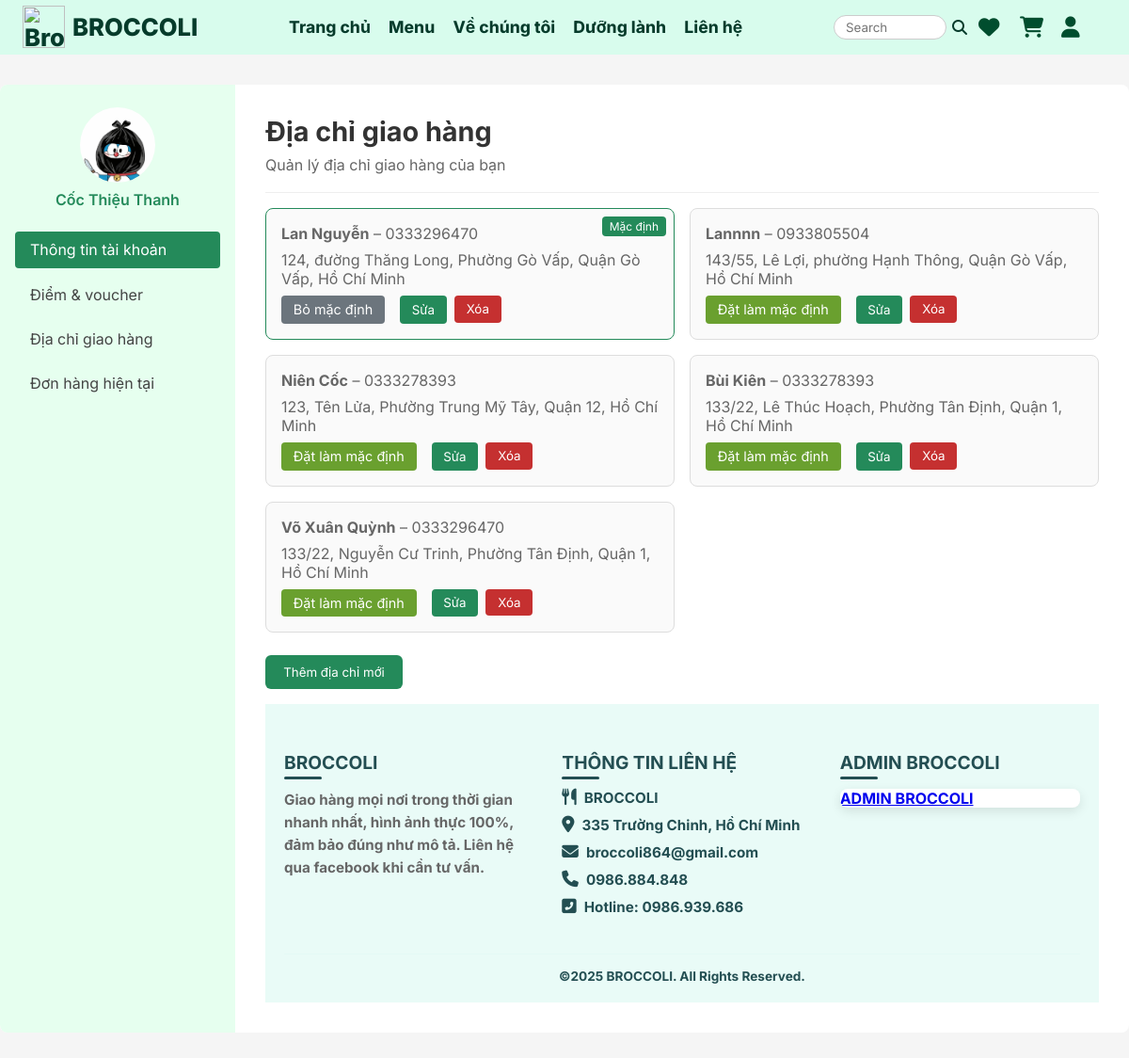
/views/layout.php?page=address (signed in), run on the app's committed database.
### tables this page shows
CREATE TABLE IF NOT EXISTS `user_addresses` (
  `id` int UNSIGNED NOT NULL AUTO_INCREMENT,
  `user_id` int UNSIGNED NOT NULL,
  `fullname` varchar(100) NOT NULL,
  `phone` varchar(20) NOT NULL,
  `address` text NOT NULL,
  `is_default` tinyint(1) NOT NULL DEFAULT '0' COMMENT '1 = địa chỉ mặc định',
  `created_at` datetime NOT NULL DEFAULT CURRENT_TIMESTAMP,
  `updated_at` datetime NOT NULL DEFAULT CURRENT_TIMESTAMP ON UPDATE CURRENT_TIMESTAMP,
  PRIMARY KEY (`id`),
  KEY `fk_user_addresses_user` (`user_id`)
);

### config/helpers.php (called while the page is built, shortened)
<?php
function getSiteUrl() {
    $protocol = isset($_SERVER['HTTPS']) && $_SERVER['HTTPS'] === 'on' ? 'https://' : 'http://';
    return $protocol . $_SERVER['HTTP_HOST'] . '/healthy';
}
function getAssetUrl($path) {
    return getSiteUrl() . '/' . trim($path, '/');
}
function getAvatarUrl($avatarName = null) {
    $avatarName = str_replace('uploads/avatars/', '', $avatarName);
    return getAssetUrl('uploads/avatars/' . $avatarName);
}

### views/address.php (the view, shortened to what this page needs)
<?php
require_once __DIR__ . '/../config/helpers.php';
$pdo = getDb();
$userId = $_SESSION['user_id'];
$stmt = $pdo->prepare('SELECT * FROM users WHERE id = ?');
$stmt->execute([$userId]);
$userInfo = $stmt->fetch(PDO::FETCH_ASSOC);
$stmt = $pdo->prepare(
    "SELECT p.avatar, p.fullname
     FROM profiles p
     WHERE p.user_id = :uid"
);
$stmt->execute([':uid' => $userId]);
$profile = $stmt->fetch(PDO::FETCH_ASSOC) ?: ['avatar' => null, 'fullname' => null];
$user = array_merge($userInfo ?: [], $profile);
$displayName = !empty($user['fullname']) ? $user['fullname'] : (!empty($user['username']) ? $user['username'] : 'User');
$avatarUrl = getAvatarUrl($user['avatar']);
$stmt = $pdo->prepare("
  SELECT id, fullname, phone, address, is_default
    FROM user_addresses
   WHERE user_id=:uid
   ORDER BY is_default DESC, id ASC
");
$stmt->execute([':uid'=>$userId]);
$addresses = $stmt->fetchAll(PDO::FETCH_ASSOC);
?>
<link rel="stylesheet" href="../css/address.css">
<div class="container">
  <nav class="menu">
    <div class="menu-profile">
      <img
        src="<?= htmlspecialchars($avatarUrl) ?>"
        class="avatar-preview"
        alt="Avatar">
      <p><?= htmlspecialchars($displayName) ?></p>
    </div>
    <a href="layout.php?page=info" class="active">Thông tin tài khoản</a>
    <a href="layout.php?page=points">Điểm & voucher</a>
    <a href="layout.php?page=address">Địa chỉ giao hàng</a>
    <a href="layout.php?page=orders">Đơn hàng hiện tại</a>
  </nav>
  <section class="main">
    <h2>Địa chỉ giao hàng</h2>
    <p>Quản lý địa chỉ giao hàng của bạn</p>
    <hr/>
<div class="address-list">
  <?php foreach($addresses as $addr):
    $parts    = array_map('trim', explode(',', $addr['address']));
    $houseNo  = $parts[0] ?? '';
    $street   = $parts[1] ?? '';
    $ward     = $parts[2] ?? '';
    $district = $parts[3] ?? '';
  ?>
    <div class="address-item <?= $addr['is_default'] ? 'default' : '' ?>">
      <p><strong><?=htmlspecialchars($addr['fullname'])?></strong> – <?=htmlspecialchars($addr['phone'])?></p>
      <p><?=nl2br(htmlspecialchars($addr['address']))?></p>
      <div class="actions">
        <?php if (!$addr['is_default']): ?>
          <form method="post" class="d-inline">
            <button type="submit" class="btn-default">Đặt làm mặc định</button>
          </form>
        <?php else: ?>
          <form method="post" class="d-inline">
            <button type="submit" class="btn-unset">Bỏ mặc định</button>
          </form>
        <?php endif; ?>
        <button
          class="btn-edit"
          data-id="<?= $addr['id'] ?>"
          data-fullname="<?= htmlspecialchars($addr['fullname'], ENT_QUOTES) ?>"
          data-phone="<?= htmlspecialchars($addr['phone'], ENT_QUOTES) ?>"
          data-district="<?= htmlspecialchars($district, ENT_QUOTES) ?>"
          data-ward="<?= htmlspecialchars($ward, ENT_QUOTES) ?>"
          data-street="<?= htmlspecialchars($street, ENT_QUOTES) ?>"
          data-house-no="<?= htmlspecialchars($houseNo, ENT_QUOTES) ?>"
        >Sửa</button>
        <form method="post" class="d-inline">
          <button type="submit" class="btn-delete" onclick="return confirm('Xác nhận xóa?')">Xóa</button>
        </form>
      </div>
    </div>
  <?php endforeach; ?>
</div>
<button id="btnAdd" class="btn-add">Thêm địa chỉ mới</button>

### views/layout.php (shortened to what this page needs)
<?php
$page = $_GET['page'] ?? 'home';
$siteSettings = [];
?>
<?php if ($page !== 'admin'): ?>
  <link rel="stylesheet" href="https://cdnjs.cloudflare.com/ajax/libs/font-awesome/6.4.0/css/all.min.css" />
  <link rel="stylesheet" href="../css/site.css" />
  <link rel="stylesheet" href="../css/menu_options.css" />
<header class="navbar">
  <div class="logo">
    <img src="<?php echo htmlspecialchars($siteSettings['site_logo'] ?? '../img/logo.png'); ?>"
         alt="<?php echo htmlspecialchars($siteSettings['site_name'] ?? 'Broccoli'); ?> Logo"
         class="logo-img" />
    <span><?php echo htmlspecialchars($siteSettings['site_name'] ?? 'BROCCOLI'); ?></span>
  </div>
  <nav class="main-nav">
    <ul>
      <li><a href="layout.php?page=home">Trang chủ</a></li>
      <li><a href="layout.php?page=monmoi">Menu</a></li>
      <li><a href="layout.php?page=vct">Về chúng tôi</a></li>
      <li><a href="layout.php?page=dl">Dưỡng lành</a></li>
      <li><a href="layout.php?page=lh">Liên hệ</a></li>
    </ul>
  </nav>
  <div class="top-search-icons">
    <form action="#" method="GET" class="search-form">
      <input type="text" name="q" placeholder="Search" />
      <button type="submit"><i class="fa fa-search"></i></button>
    </form>
    <a href="#" class="icon-link" title="Favorites"><i class="fa fa-heart"></i></a>
    <a href="layout.php?page=cart" class="icon-link" title="Cart"><i class="fa fa-shopping-cart"></i></a>
    <div class="user-menu">
      <i class="fa fa-user user-icon"></i>
    </div>
  </div>
</header>
<?php endif; ?>
<?php if ($page !== 'admin'): ?>
<main>
<?php endif; ?>
  <?php
  $allowPages = [
    'login','signin','monmoi','khaivi','trongoi','dauhu','nam',
    'raucuqua','monchinh','canh','lau','trabanh',
    'item','vct','lh','home','hd1','cart','dl','BBCX','info','logout','forgot_password','points','address','checkout','footer',
    'order_confirm','order_success','orders','admin'
  ];
  if (in_array($page, $allowPages) && file_exists($page . '.php')) {
    if ($page === 'admin') {
      include $page . '.php';
      exit;
    } else {
      include $page . '.php';
    }
  }
  ?>
<?php if ($page !== 'admin'): ?>
   <?php include __DIR__ . '/footer.php'; ?>
</main>
<?php endif; ?>

### views/footer.php
<link rel="stylesheet" href="../css/footer.css" />
<footer class="footer">
  <div class="footer-container">
    <div class="footer-col col-left">
      <h4><b>BROCCOLI</b></h4>
      <p>
        Giao hàng mọi nơi trong thời gian nhanh nhất, hình ảnh thực 100%, đảm bảo đúng như mô tả. Liên hệ qua facebook khi cần tư vấn.
      </p>
    </div>
    <div class="footer-col col-center">
      <h4><b>THÔNG TIN LIÊN HỆ</b></h4>
      <ul>
        <li><i class="fa fa-utensils"></i>BROCCOLI</li>
        <li><i class="fa fa-map-marker-alt"></i>335 Trường Chinh, Hồ Chí Minh</li>
        <li><i class="fa fa-envelope"></i>broccoli864@gmail.com</li>
        <li><i class="fa fa-phone"></i>0986.884.848</li>
        <li><i class="fa fa-phone-square-alt"></i>Hotline: 0986.939.686</li>
      </ul>
    </div>
    <div class="footer-col col-right">
      <h4><b>ADMIN BROCCOLI</b></h4>
      <div class="fb-page-wrapper">
        <div class="fb-page"
             data-href="https://www.facebook.com/profile.php?id=100076958486914"
             data-tabs="timeline"
             data-width="300"
             data-height="200"
             data-small-header="false"
             data-adapt-container-width="true"
             data-hide-cover="false"
             data-show-facepile="true">
          <blockquote cite="https://www.facebook.com/profile.php?id=100076958486914" class="fb-xfbml-parse-ignore">
            <a href="https://www.facebook.com/profile.php?id=100076958486914">ADMIN BROCCOLI</a>
          </blockquote>
        </div>
      </div>
    </div>
  </div>
  <div class="footer-bottom">
    ©2025 BROCCOLI. All Rights Reserved.
  </div>
</footer>

### css/site.css (style rules this page uses)
* { box-sizing: border-box; margin: 0; padding: 0; font-family: 'Inter', -apple-system, BlinkMacSystemFont, system-ui, sans-serif; }
.navbar { display: flex; align-items: center; justify-content: space-between; background-color: #d8fced; padding: 0.4rem 1.5rem; position: sticky; top: 0; z-index: 100; }
.navbar .logo { display: flex; align-items: center; gap: 0.5rem; font-weight: 800; font-size: 1.6rem; color: #063b2b; }
.navbar .logo-img { width: 45px !important; height: 45px !important; object-fit: contain; display: inline-block; }
.navbar .main-nav ul { display: flex; list-style: none; gap: 1.2rem; }
.navbar .main-nav a { text-decoration: none; color: #063b2b; font-weight: 750; font-size: 1.1rem; transition: color 0.2s; }
.top-search-icons { display: flex; align-items: center; gap: 0.75rem; margin-right: 1rem; }
.search-form { display: flex; align-items: center; }
.search-form input { width: 120px; padding: 4px 12px; border: 1px solid #ccc; border-radius: 20px; transition: width 0.3s ease, border-color 0.3s; }
.search-form button { background: none; border: none; margin-left: 6px; cursor: pointer; font-size: 1rem; color: #063b2b; transition: color 0.2s; }
.icon-link { align-items: center; justify-content: center; color: #004d2e; font-size: 1.4rem; width: 32px; border-radius: 50%; transition: background-color 0.2s, color 0.2s; }
.user-menu { position: relative; cursor: pointer; }
.user-icon { align-items: center; justify-content: center; color: #004d2e; font-size: 1.4rem; width: 32px; border-radius: 50%; transition: background-color 0.2s, color 0.2s; }
footer { background-color: #d8fced; text-align: center; padding: 0.5rem; margin-top: 1rem; font-size: 1rem; font-weight: 700; }
.logo { display: flex; align-items: center; gap: 0.5rem; }
.logo-img { width: 45px !important; height: 45px !important; object-fit: contain; display: inline-block; }

### css/address.css (style rules this page uses)
* { box-sizing: border-box; margin: 0; padding: 0; }
.container { display: flex; max-width: 1200px; margin: 2rem auto; background: #fff; border-radius: 8px; overflow: hidden; }
.menu { width: 250px; background: #e6ffef; padding: 1.5rem 1rem; }
.menu-profile { text-align: center; margin-bottom: 1.5rem; }
.menu-profile .avatar-preview { width: 80px; height: 80px; border-radius: 50%; display: block; margin: 0 auto 0.5rem; }
.menu-profile p { color: #248a5a; font-weight: 600; }
.menu a { display: block; padding: 0.6rem 1rem; color: #444; text-decoration: none; border-radius: 4px; margin-bottom: 0.5rem; transition: background 0.2s; }
.menu a:hover, .menu a.active { background: #248a5a; color: #fff; }
.main { flex: 1; padding: 2rem; }
.main h2 { font-size: 1.8rem; margin-bottom: 0.5rem; color: #333; }
.main p { margin-bottom: 1.2rem; color: #666; }
.main hr { border: none; border-top: 1px solid #eee; margin: 1rem 0; }
.address-list { display: grid; grid-template-columns: repeat(2, 1fr); gap: 1rem; margin-bottom: 1.5rem; }
.address-item { background: #fafafa; border: 1px solid #ddd; border-radius: 8px; padding: 1rem; position: relative; }
.address-item.default { border-color: #248a5a; }
.address-item.default::before { content: 'Mặc định'; position: absolute; top: 8px; right: 8px; background: #248a5a; color: #fff; font-size: 0.75rem; padding: 0.2rem 0.5rem; border-radius: 4px; }
.address-item p { margin-bottom: 0.5rem; }
.actions { display: flex; gap: 0.5rem; }
.btn-edit, .btn-delete { border: none; padding: 0.4rem 0.8rem; border-radius: 4px; cursor: pointer; transition: background 0.2s; color: #fff; }
.btn-edit { background: #248a5a; }
.btn-delete { background: #c53030; }
.btn-add { background: #248a5a; color: #fff; padding: 0.6rem 1.2rem; border: none; border-radius: 6px; cursor: pointer; transition: background 0.2s; }
.btn-default { background: #6aa02f; color: #fff; border: none; padding: .4rem .8rem; border-radius: 4px; font-size: .9rem; cursor: pointer; margin-right: .5rem; }
.btn-unset { background: #6c757d; color: #fff; border: none; padding: .4rem .8rem; border-radius: 4px; font-size: .9rem; cursor: pointer; margin-right: .5rem; }

### data on the page
user_addresses: fullname "Lan Nguyễn", phone "0333296470", address "124, đường Thăng Long, Phường Gò Vấp, Quận Gò Vấp, Hồ Chí Minh"
user_addresses: fullname "Lannnn", phone "0933805504", address "143/55, Lê Lợi, phường Hạnh Thông, Quận Gò Vấp, Hồ Chí Minh"
user_addresses: fullname "Niên Cốc", phone "0333278393", address "123, Tên Lửa, Phường Trung Mỹ Tây, Quận 12, Hồ Chí Minh"
user_addresses: fullname "Bùi Kiên", phone "0333278393", address "133/22, Lê Thúc Hoạch, Phường Tân Định, Quận 1, Hồ Chí Minh"
user_addresses: fullname "Võ Xuân Quỳnh", phone "0333296470", address "133/22, Nguyễn Cư Trinh, Phường Tân Định, Quận 1, Hồ Chí Minh"

### other printed values
$siteSettings['site_name'] "BROCCOLI"
$displayName "Cốc Thiệu Thanh"
